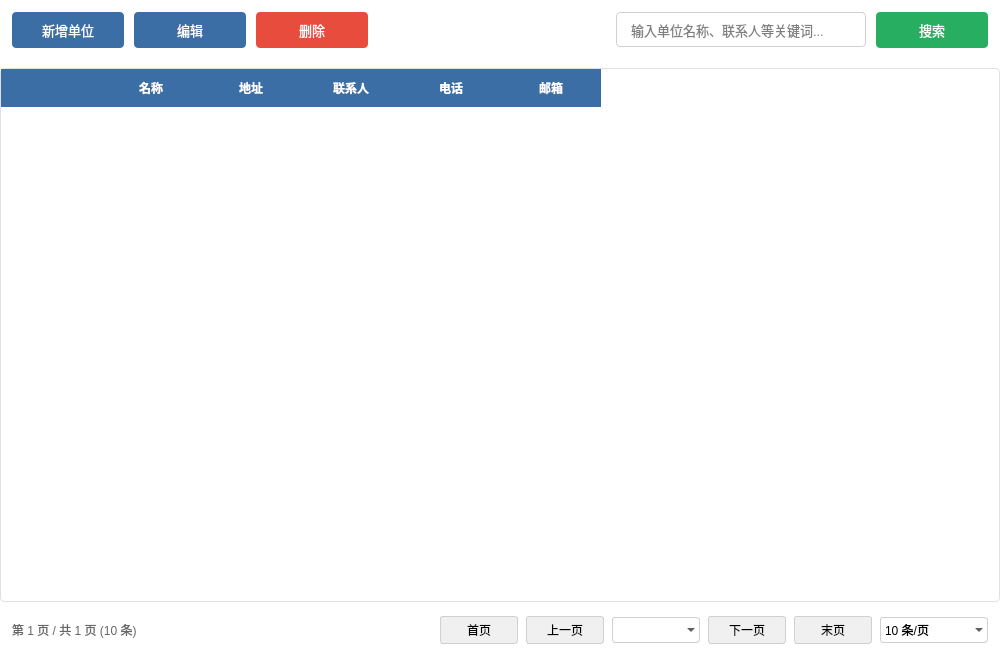
<?xml version="1.0" encoding="UTF-8"?>
<ui version="4.0">
 <class>UnitManageWindow</class>
 <widget class="QWidget" name="UnitManageWindow">
  <property name="geometry">
   <rect>
    <x>0</x>
    <y>0</y>
    <width>1000</width>
    <height>650</height>
   </rect>
  </property>
  <property name="windowTitle">
   <string>参试单位管理模块</string>
  </property>
  <property name="styleSheet">
   <string notr="true">background-color: transparent;</string>
  </property>
  <layout class="QVBoxLayout" name="verticalLayout">
   <property name="spacing">
    <number>8</number>
   </property>
   <property name="leftMargin">
    <number>0</number>
   </property>
   <property name="topMargin">
    <number>0</number>
   </property>
   <property name="rightMargin">
    <number>0</number>
   </property>
   <property name="bottomMargin">
    <number>0</number>
   </property>
   <item>
    <layout class="QHBoxLayout" name="buttonLayout">
     <property name="spacing">
      <number>10</number>
     </property>
     <property name="leftMargin">
      <number>12</number>
     </property>
     <property name="topMargin">
      <number>12</number>
     </property>
     <property name="rightMargin">
      <number>12</number>
     </property>
     <property name="bottomMargin">
      <number>12</number>
     </property>
     <item>
      <widget class="QPushButton" name="btnAdd">
       <property name="styleSheet">
        <string notr="true">QPushButton {
    background-color: #3a6ea5;
    color: white;
    border: none;
    padding: 8px 16px;
    border-radius: 4px;
    font-size: 13px;
    min-width: 80px;
}
QPushButton:hover {
    background-color: #4a90e2;
}
QPushButton:pressed {
    background-color: #2a5685;
}</string>
       </property>
       <property name="text">
        <string>新增单位</string>
       </property>
       <property name="icon">
        <iconset>
         <normaloff>:/icons/add.png</normaloff>:/icons/add.png</iconset>
       </property>
      </widget>
     </item>
     <item>
      <widget class="QPushButton" name="btnEdit">
       <property name="styleSheet">
        <string notr="true">QPushButton {
    background-color: #3a6ea5;
    color: white;
    border: none;
    padding: 8px 16px;
    border-radius: 4px;
    font-size: 13px;
    min-width: 80px;
}
QPushButton:hover {
    background-color: #4a90e2;
}
QPushButton:pressed {
    background-color: #2a5685;
}</string>
       </property>
       <property name="text">
        <string>编辑</string>
       </property>
       <property name="icon">
        <iconset>
         <normaloff>:/icons/edit.png</normaloff>:/icons/edit.png</iconset>
       </property>
      </widget>
     </item>
     <item>
      <widget class="QPushButton" name="btnDelete">
       <property name="styleSheet">
        <string notr="true">QPushButton {
    background-color: #e74c3c;
    color: white;
    border: none;
    padding: 8px 16px;
    border-radius: 4px;
    font-size: 13px;
    min-width: 80px;
}
QPushButton:hover {
    background-color: #c0392b;
}
QPushButton:pressed {
    background-color: #992d22;
}</string>
       </property>
       <property name="text">
        <string>删除</string>
       </property>
       <property name="icon">
        <iconset>
         <normaloff>:/icons/delete.png</normaloff>:/icons/delete.png</iconset>
       </property>
      </widget>
     </item>
     <item>
      <spacer name="horizontalSpacer">
       <property name="orientation">
        <enum>Qt::Orientation::Horizontal</enum>
       </property>
       <property name="sizeHint" stdset="0">
        <size>
         <width>40</width>
         <height>20</height>
        </size>
       </property>
      </spacer>
     </item>
     <item>
      <widget class="QLineEdit" name="lineSearch">
       <property name="minimumSize">
        <size>
         <width>250</width>
         <height>0</height>
        </size>
       </property>
       <property name="styleSheet">
        <string notr="true">QLineEdit {
    padding: 8px 12px;
    border: 1px solid #d0d0d0;
    border-radius: 4px;
    font-size: 13px;
    background-color: white;
}
QLineEdit:focus {
    border: 1px solid #4a90e2;
    box-shadow: 0 0 0 2px rgba(74,144,226,0.2);
}</string>
       </property>
       <property name="placeholderText">
        <string>输入单位名称、联系人等关键词...</string>
       </property>
      </widget>
     </item>
     <item>
      <widget class="QPushButton" name="btnSearch">
       <property name="styleSheet">
        <string notr="true">QPushButton {
    background-color: #27ae60;
    color: white;
    border: none;
    padding: 8px 16px;
    border-radius: 4px;
    font-size: 13px;
    min-width: 80px;
}
QPushButton:hover {
    background-color: #2ecc71;
}
QPushButton:pressed {
    background-color: #219955;
}</string>
       </property>
       <property name="text">
        <string>搜索</string>
       </property>
       <property name="icon">
        <iconset>
         <normaloff>:/icons/search.png</normaloff>:/icons/search.png</iconset>
       </property>
      </widget>
     </item>
    </layout>
   </item>
   <item>
    <widget class="QTableWidget" name="tableUnits">
     <property name="styleSheet">
      <string notr="true">QTableWidget {
    font-size: 13px;
    background-color: white;
    alternate-background-color: #f8f9fa;
    border: 1px solid #e0e0e0;
    border-radius: 4px;
    gridline-color: #e0e0e0;
}
QTableWidget::item {
    padding: 8px;
    border-bottom: 1px solid #f0f0f0;
    color: #333333;
}
QTableWidget::item:hover {
    background-color: #f0f7ff;
}
QHeaderView::section {
    background-color: #3a6ea5;
    color: white;
    padding: 8px;
    border: none;
    font-weight: 500;
}</string>
     </property>
     <property name="alternatingRowColors">
      <bool>true</bool>
     </property>
     <property name="selectionMode">
      <enum>QAbstractItemView::SelectionMode::NoSelection</enum>
     </property>
     <property name="selectionBehavior">
      <enum>QAbstractItemView::SelectionBehavior::SelectRows</enum>
     </property>
     <property name="showGrid">
      <bool>false</bool>
     </property>
     <property name="sortingEnabled">
      <bool>true</bool>
     </property>
     <property name="rowCount">
      <number>0</number>
     </property>
     <property name="columnCount">
      <number>6</number>
     </property>
     <column>
      <property name="text">
       <string/>
      </property>
     </column>
     <column>
      <property name="text">
       <string>名称</string>
      </property>
     </column>
     <column>
      <property name="text">
       <string>地址</string>
      </property>
     </column>
     <column>
      <property name="text">
       <string>联系人</string>
      </property>
     </column>
     <column>
      <property name="text">
       <string>电话</string>
      </property>
     </column>
     <column>
      <property name="text">
       <string>邮箱</string>
      </property>
     </column>
    </widget>
   </item>
   <item>
    <widget class="QWidget" name="paginationWidget" native="true">
     <property name="styleSheet">
      <string notr="true">background-color: transparent;</string>
     </property>
     <layout class="QHBoxLayout" name="horizontalLayout">
      <property name="spacing">
       <number>8</number>
      </property>
      <property name="leftMargin">
       <number>12</number>
      </property>
      <property name="topMargin">
       <number>6</number>
      </property>
      <property name="rightMargin">
       <number>12</number>
      </property>
      <property name="bottomMargin">
       <number>6</number>
      </property>
      <item>
       <widget class="QLabel" name="labelPageInfo">
        <property name="styleSheet">
         <string notr="true">color: #666666;</string>
        </property>
        <property name="text">
         <string>第 1 页 / 共 1 页 (10 条)</string>
        </property>
       </widget>
      </item>
      <item>
       <spacer name="horizontalSpacer_2">
        <property name="orientation">
         <enum>Qt::Orientation::Horizontal</enum>
        </property>
        <property name="sizeHint" stdset="0">
         <size>
          <width>40</width>
          <height>20</height>
         </size>
        </property>
       </spacer>
      </item>
      <item>
       <widget class="QPushButton" name="btnFirst">
        <property name="styleSheet">
         <string notr="true">QPushButton {
        color: rgb(0, 0, 0);
    min-width: 60px;
    padding: 4px 8px;
    background-color: #f0f0f0;
    border: 1px solid #d0d0d0;
    border-radius: 3px;
}
QPushButton:hover {
    background-color: #e0e0e0;
}
QPushButton:pressed {
    background-color: #d0d0d0;
}</string>
        </property>
        <property name="text">
         <string>首页</string>
        </property>
        <property name="icon">
         <iconset>
          <normaloff>:/icons/first.png</normaloff>:/icons/first.png</iconset>
        </property>
       </widget>
      </item>
      <item>
       <widget class="QPushButton" name="btnPrev">
        <property name="styleSheet">
         <string notr="true">QPushButton {
        color: rgb(0, 0, 0);
    min-width: 60px;
    padding: 4px 8px;
    background-color: #f0f0f0;
    border: 1px solid #d0d0d0;
    border-radius: 3px;
}
QPushButton:hover {
    background-color: #e0e0e0;
}
QPushButton:pressed {
    background-color: #d0d0d0;
}</string>
        </property>
        <property name="text">
         <string>上一页</string>
        </property>
        <property name="icon">
         <iconset>
          <normaloff>:/icons/prev.png</normaloff>:/icons/prev.png</iconset>
        </property>
       </widget>
      </item>
      <item>
       <widget class="QComboBox" name="comboPage">
        <property name="styleSheet">
         <string notr="true">QComboBox {
	color: rgb(0, 0, 0);
    padding: 4px;
    border: 1px solid #d0d0d0;
    border-radius: 3px;
    min-width: 60px;
}</string>
        </property>
        <property name="currentText">
         <string/>
        </property>
       </widget>
      </item>
      <item>
       <widget class="QPushButton" name="btnNext">
        <property name="styleSheet">
         <string notr="true">QPushButton {
        color: rgb(0, 0, 0);
    min-width: 60px;
    padding: 4px 8px;
    background-color: #f0f0f0;
    border: 1px solid #d0d0d0;
    border-radius: 3px;
}
QPushButton:hover {
    background-color: #e0e0e0;
}
QPushButton:pressed {
    background-color: #d0d0d0;
}</string>
        </property>
        <property name="text">
         <string>下一页</string>
        </property>
        <property name="icon">
         <iconset>
          <normaloff>:/icons/next.png</normaloff>:/icons/next.png</iconset>
        </property>
       </widget>
      </item>
      <item>
       <widget class="QPushButton" name="btnLast">
        <property name="styleSheet">
         <string notr="true">QPushButton {
        color: rgb(0, 0, 0);
    min-width: 60px;
    padding: 4px 8px;
    background-color: #f0f0f0;
    border: 1px solid #d0d0d0;
    border-radius: 3px;
}
QPushButton:hover {
    background-color: #e0e0e0;
}
QPushButton:pressed {
    background-color: #d0d0d0;
}</string>
        </property>
        <property name="text">
         <string>末页</string>
        </property>
        <property name="icon">
         <iconset>
          <normaloff>:/icons/last.png</normaloff>:/icons/last.png</iconset>
        </property>
       </widget>
      </item>
      <item>
       <widget class="QComboBox" name="comboPageSize">
        <property name="styleSheet">
         <string notr="true">QComboBox {
	color: rgb(0, 0, 0);
    padding: 4px;
    border: 1px solid #d0d0d0;
    border-radius: 3px;
    min-width: 80px;
}</string>
        </property>
        <item>
         <property name="text">
          <string>10 条/页</string>
         </property>
        </item>
        <item>
         <property name="text">
          <string>20 条/页</string>
         </property>
        </item>
        <item>
         <property name="text">
          <string>50 条/页</string>
         </property>
        </item>
        <item>
         <property name="text">
          <string>100 条/页</string>
         </property>
        </item>
       </widget>
      </item>
     </layout>
    </widget>
   </item>
  </layout>
 </widget>
 <resources/>
 <connections/>
</ui>
